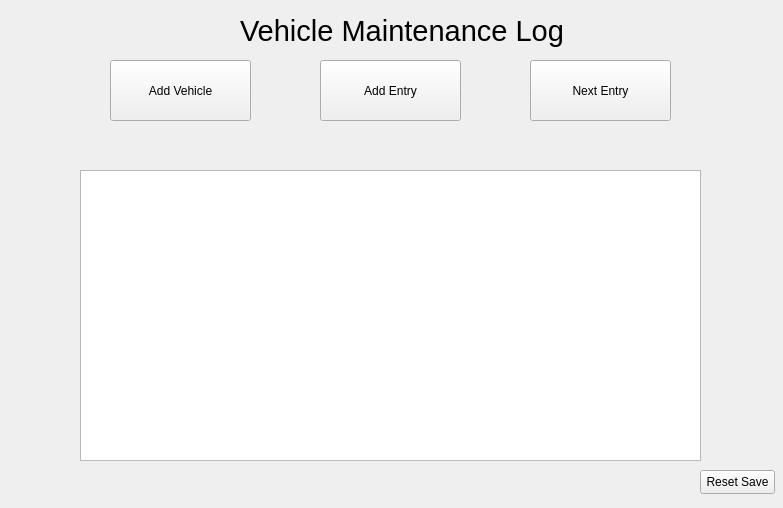
<?xml version="1.0" encoding="UTF-8"?>
<ui version="4.0">
 <class>mainwindow</class>
 <widget class="QWidget" name="mainwindow">
  <property name="geometry">
   <rect>
    <x>0</x>
    <y>0</y>
    <width>783</width>
    <height>508</height>
   </rect>
  </property>
  <property name="windowTitle">
   <string>Form</string>
  </property>
  <widget class="QLabel" name="mainTitle">
   <property name="geometry">
    <rect>
     <x>240</x>
     <y>10</y>
     <width>331</width>
     <height>41</height>
    </rect>
   </property>
   <property name="font">
    <font>
     <pointsize>22</pointsize>
    </font>
   </property>
   <property name="text">
    <string>Vehicle Maintenance Log</string>
   </property>
  </widget>
  <widget class="QPushButton" name="AddVehicle">
   <property name="geometry">
    <rect>
     <x>110</x>
     <y>60</y>
     <width>141</width>
     <height>61</height>
    </rect>
   </property>
   <property name="text">
    <string>Add Vehicle</string>
   </property>
  </widget>
  <widget class="QPushButton" name="AddLog">
   <property name="geometry">
    <rect>
     <x>320</x>
     <y>60</y>
     <width>141</width>
     <height>61</height>
    </rect>
   </property>
   <property name="text">
    <string>Add Entry</string>
   </property>
  </widget>
  <widget class="QPushButton" name="NextLog">
   <property name="geometry">
    <rect>
     <x>530</x>
     <y>60</y>
     <width>141</width>
     <height>61</height>
    </rect>
   </property>
   <property name="text">
    <string>Next Entry</string>
   </property>
  </widget>
  <widget class="QListWidget" name="UpcomingLogs">
   <property name="geometry">
    <rect>
     <x>80</x>
     <y>170</y>
     <width>621</width>
     <height>291</height>
    </rect>
   </property>
  </widget>
  <widget class="QPushButton" name="pushButton">
   <property name="geometry">
    <rect>
     <x>700</x>
     <y>470</y>
     <width>75</width>
     <height>24</height>
    </rect>
   </property>
   <property name="text">
    <string>Reset Save</string>
   </property>
  </widget>
 </widget>
 <resources/>
 <connections>
  <connection>
   <sender>AddVehicle</sender>
   <signal>clicked()</signal>
   <receiver>mainwindow</receiver>
   <slot>addVehicleTab()</slot>
   <hints>
    <hint type="sourcelabel">
     <x>169</x>
     <y>92</y>
    </hint>
    <hint type="destinationlabel">
     <x>93</x>
     <y>146</y>
    </hint>
   </hints>
  </connection>
  <connection>
   <sender>AddLog</sender>
   <signal>clicked()</signal>
   <receiver>mainwindow</receiver>
   <slot>addEntry()</slot>
   <hints>
    <hint type="sourcelabel">
     <x>375</x>
     <y>91</y>
    </hint>
    <hint type="destinationlabel">
     <x>315</x>
     <y>145</y>
    </hint>
   </hints>
  </connection>
  <connection>
   <sender>NextLog</sender>
   <signal>clicked()</signal>
   <receiver>mainwindow</receiver>
   <slot>nextEntry()</slot>
   <hints>
    <hint type="sourcelabel">
     <x>588</x>
     <y>92</y>
    </hint>
    <hint type="destinationlabel">
     <x>634</x>
     <y>132</y>
    </hint>
   </hints>
  </connection>
  <connection>
   <sender>pushButton</sender>
   <signal>clicked()</signal>
   <receiver>mainwindow</receiver>
   <slot>clearSave()</slot>
   <hints>
    <hint type="sourcelabel">
     <x>370</x>
     <y>483</y>
    </hint>
    <hint type="destinationlabel">
     <x>507</x>
     <y>487</y>
    </hint>
   </hints>
  </connection>
 </connections>
 <slots>
  <slot>addEntry()</slot>
  <slot>list()</slot>
  <slot>addVehicleTab()</slot>
  <slot>nextEntry()</slot>
  <slot>clearSave()</slot>
 </slots>
</ui>
